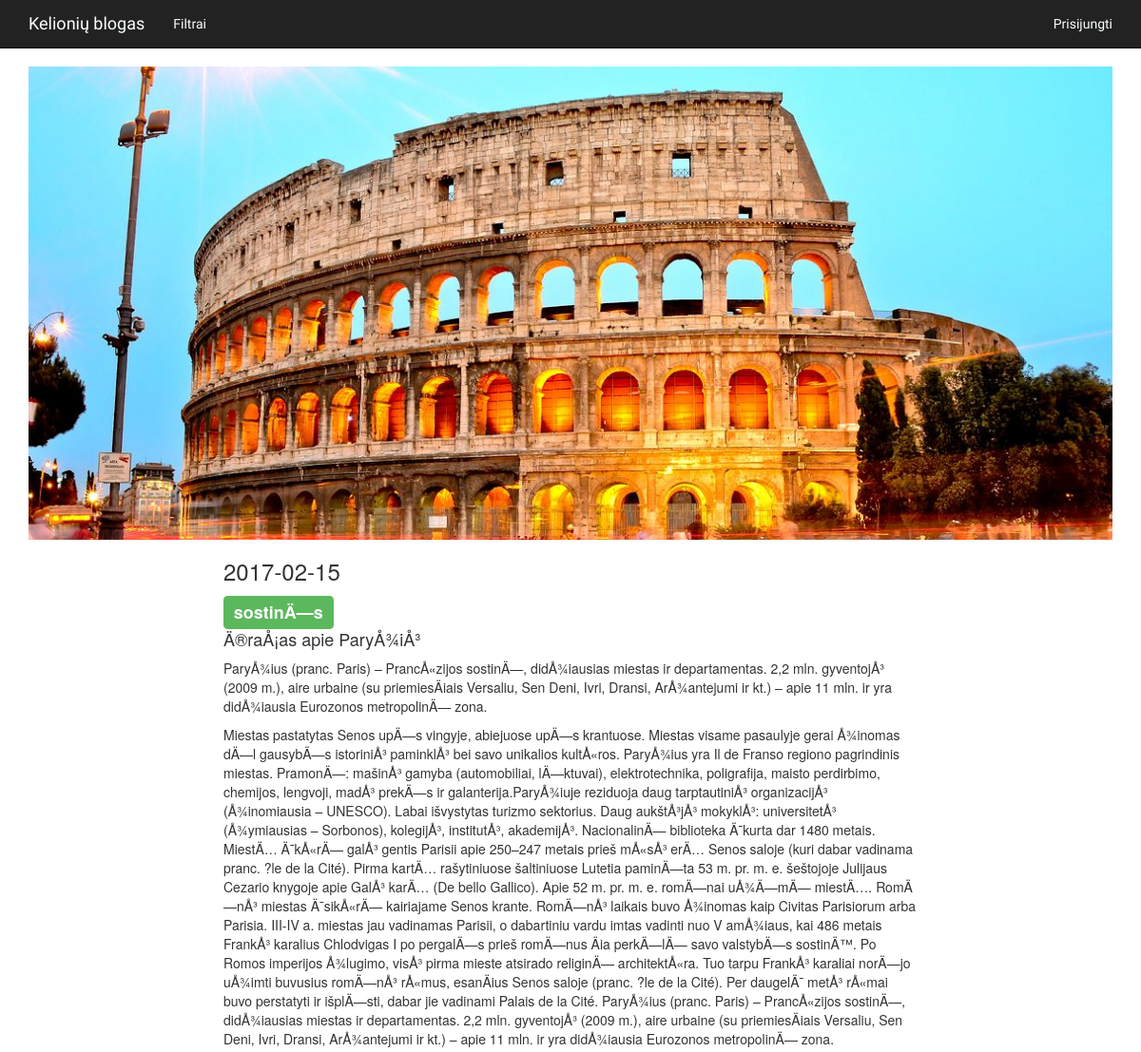
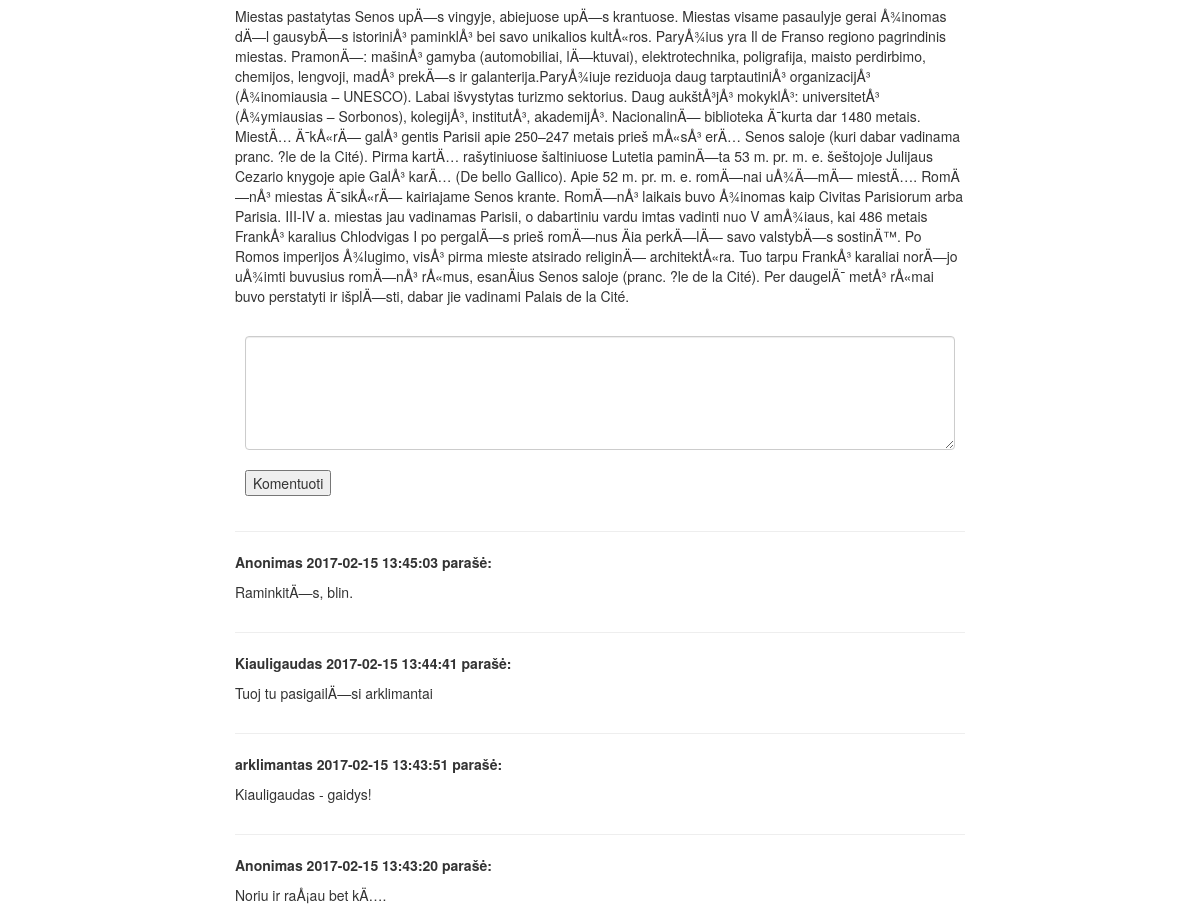
The page /single-entry.php?id=27 on the database its author committed (2 pictures, top to bottom).
### tables this page shows
CREATE TABLE `entries` (
  `id` int(11) NOT NULL,
  `user_id` varchar(100) NOT NULL,
  `title` varchar(2000) NOT NULL,
  `entry` text NOT NULL,
  `category_id` int(11) NOT NULL,
  `timestamp` datetime NOT NULL DEFAULT CURRENT_TIMESTAMP,
  `status` varchar(11) NOT NULL DEFAULT 'a',
  `picture` varchar(255) NOT NULL DEFAULT 'http://lorempixel.com/950/600/'
);

CREATE TABLE `category` (
  `id` int(11) NOT NULL,
  `category_name` varchar(255) NOT NULL,
  `status` varchar(10) NOT NULL DEFAULT 'a'
);

CREATE TABLE `comments` (
  `id` int(11) NOT NULL,
  `user_id` int(11) NOT NULL,
  `entry_id` int(11) NOT NULL,
  `comment` varchar(255) NOT NULL,
  `timestamp` datetime NOT NULL DEFAULT CURRENT_TIMESTAMP,
  `status` varchar(11) NOT NULL DEFAULT 'a'
);

CREATE TABLE `users` (
  `id` int(11) NOT NULL,
  `username` varchar(255) NOT NULL,
  `email` varchar(255) NOT NULL,
  `password` varchar(255) NOT NULL,
  `user_level` int(11) NOT NULL DEFAULT '3',
  `type` varchar(11) NOT NULL DEFAULT 'a',
  `timestamp` datetime NOT NULL DEFAULT CURRENT_TIMESTAMP
);

### single-entry.php (the view, shortened to what this page needs)
<?php
include('functions.php');
include('navbar.php');
include('head.php');
$entry_id = $_GET['id'];
$query = mysqli_query($db_connect, "SELECT * FROM entries WHERE id = '{$entry_id}'");
while($list = mysqli_fetch_array($query)){
    $entry = $list['entry'];
    $title = $list['title'];
    $time = $list['timestamp'];
    $cat_id = $list['category_id'];
  }
  $cat_query = mysqli_query($db_connect, "SELECT * FROM category WHERE id = '{$cat_id}'");
  while($run_cat = mysqli_fetch_array($cat_query)){
    $category_name = $run_cat['category_name'];
  }
?>
<div class="container ">
  <div class="row">
      <div class="col-lg-12 ">
          <a href="#">
              <img class="img-responsive" src="images/rome-und-col.jpg" alt="">
          </a>
        <div class="col-md-8 col-md-offset-2">
          <h3><?= substr($time, 0, -8);?></h3>
          <h3><span class="label label-success"><?=$category_name?></span></h3>
          <h4><?=$title?></h4>
          <p><?=$entry?></p>
        </div>
      </div>
    </div>
    <div class="col-lg-12">
      <br>
      <div class="col-md-8 col-md-offset-2" id="submit_comment">
        <div class="form-group">
             <form action="comment-db.php" method="POST">
                <textarea class="form-control" rows="5" id="comment" name="comment"></textarea>
                <br>
                <input type="submit" value="Komentuoti">
            </form>
      </div>
    </div>
    </div>
        <?php
        $query = mysqli_query($db_connect, "SELECT * FROM comments WHERE entry_id = '{$entry_id}' ORDER BY timestamp DESC");
        while($list = mysqli_fetch_array($query)){
            $comment = $list['comment'];
            $time = $list['timestamp'];
            $user_id = $list['user_id'];
            $status = $list['status'];
            if($user_id != 0){
              $user_query = mysqli_query($db_connect, "SELECT * FROM users WHERE id = '{$user_id}'");
              while($run_user = mysqli_fetch_array($user_query)){
                $username = $run_user['username'];
              }}else {
                $username = 'Anonimas';
              }
              if($status != 'd'){
            ?>
          <div class="col-md-8 col-md-offset-2"  >
            <hr>
            <p><strong><?=$username?></strong> <span><strong><?=$time?></strong></span><span> <strong>parašė:</strong></span>
            <br>
            <p><?=$comment?></p>
          </div>
             <?php } ?>
            <?php
          }
        ?>
</div>

### rows shown on the page
entries: timestamp "2017-02-15", title "Ä®raÅ¡as apie ParyÅ¾iÅ³", entry "ParyÅ¾ius (pranc. Paris) – PrancÅ«zijos sostinÄ—, didÅ¾iausias miestas ir departamentas. 2,2 mln. gyventojÅ³ (2009 m.), aire urbaine (su priemiesÄiais Versaliu, Sen Deni, Ivri, Dransi, ArÅ¾antejumi ir kt.) – apie 11 mln. ir yra didÅ¾iausia Eurozonos metropolinÄ— zona. Miestas pastatytas Senos upÄ—s vingyje, abiejuose upÄ—s krantuose. Miestas visame pasaulyje gerai Å¾inomas dÄ—l gausybÄ—s istoriniÅ³ paminklÅ³ bei savo unikalios kultÅ«ros. ParyÅ¾ius yra Il de Franso regiono pagrindinis miestas. PramonÄ—: mašinÅ³ gamyba (automobiliai, lÄ—ktuvai), elektrotechnika, poligrafija, maisto perdirbimo, chemijos, lengvoji, madÅ³ prekÄ—s ir galanterija.ParyÅ¾iuje reziduoja daug tarptautiniÅ³…"
category: category_name "sostinÄ—s"
comments: user "Anonimas", timestamp "2017-02-15 13:45:03", comment "RaminkitÄ—s, blin."
comments: user.username "Kiauligaudas", timestamp "2017-02-15 13:44:41", comment "Tuoj tu pasigailÄ—si arklimantai"
comments: user.username "arklimantas", timestamp "2017-02-15 13:43:51", comment "Kiauligaudas - gaidys!"
comments: user "Anonimas", timestamp "2017-02-15 13:43:20", comment "Noriu ir raÅ¡au bet kÄ…."
